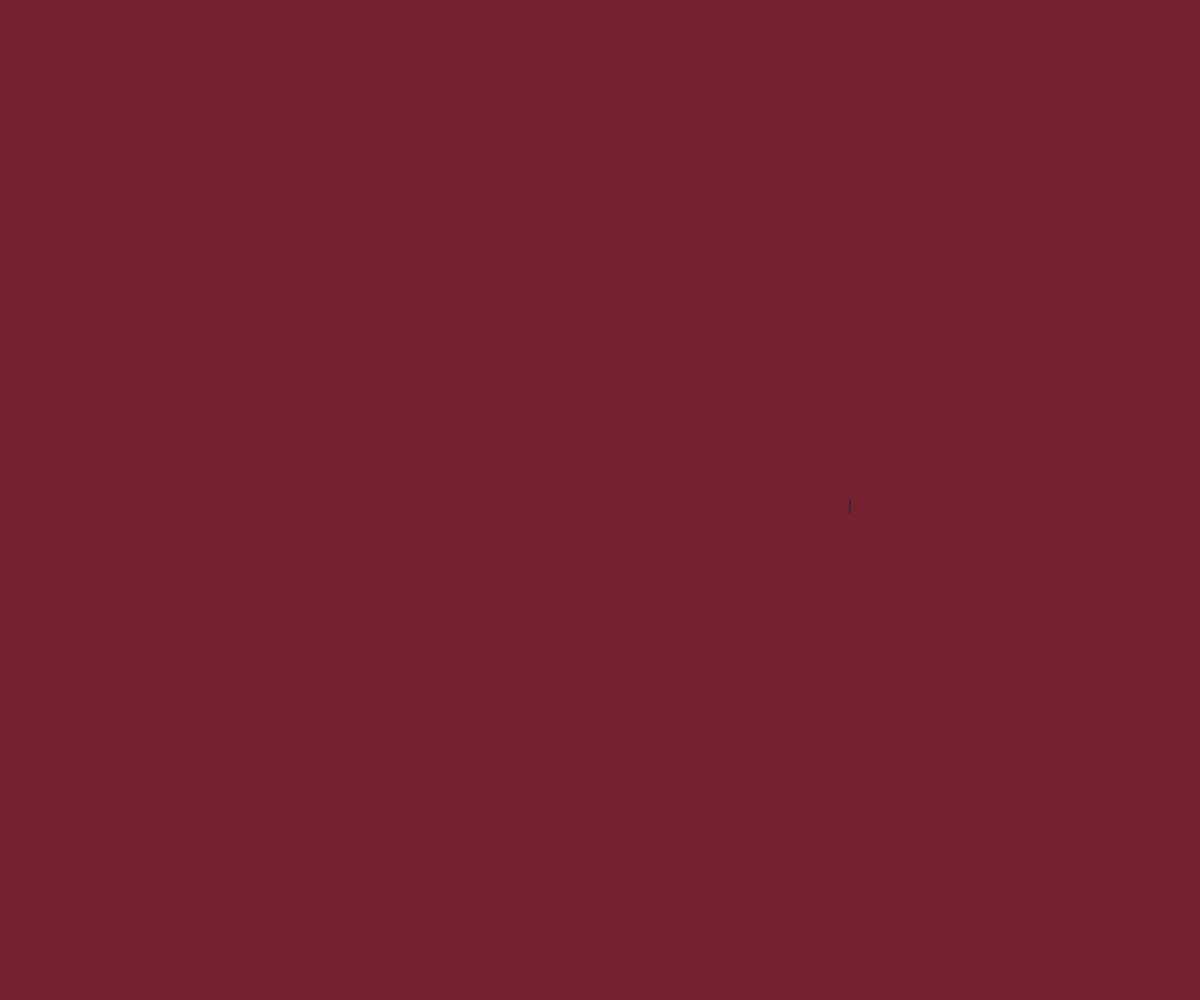
Frame 1 (no input)
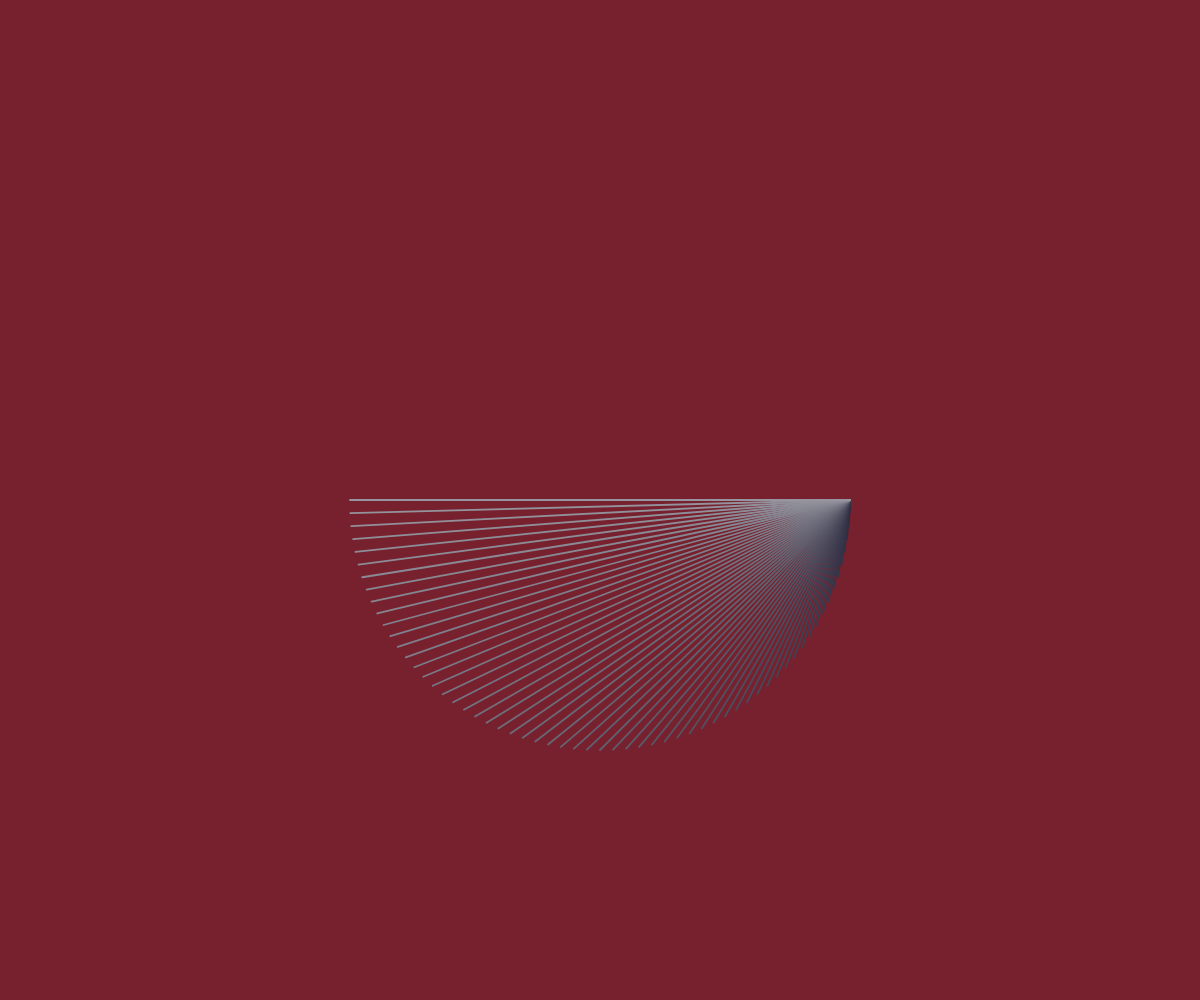
Frame 60 (no input)
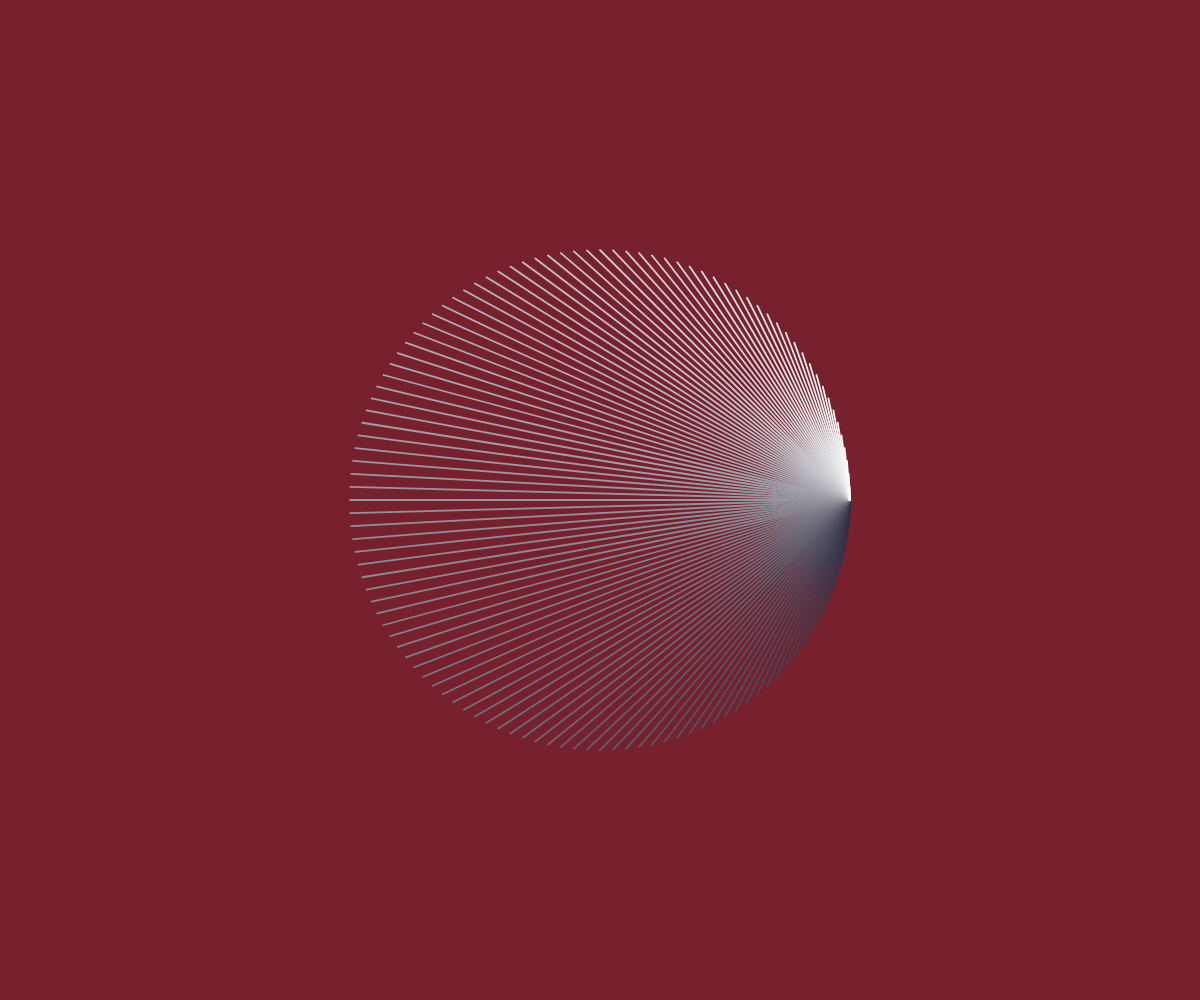
Frame 120 (the mouse pressed at the canvas centre since frame 60)

The p5.js sketch that drew these frames (run headless with seeded random() and noise() and a simulated clock; from frame 60 on, the mouse is pressed at the canvas centre):

// p5.js sketch
// ── sketch.js
function preload(){
  // put preload code here
}

function setup()
                {
createCanvas(windowWidth,windowHeight);
angleMode(DEGREES);
frameRate(24);
background("#77212E");
   // put setup code here
}

function draw()
               {
strokeWeight(1.8);
stroke(
       lerpColor(
                 color("#2A293E"),
                 color("#9F9C9"),
                 frameCount/120//120 perchè ruota ogni tre frame e 360:3=120
               )
             );
line(width/2+250, height/2, width/2+cos(frameCount*3)*250,height/2+sin(frameCount*3)*250);

if (frameCount == 120) {
  noLoop();
}// put drawing code here
}
